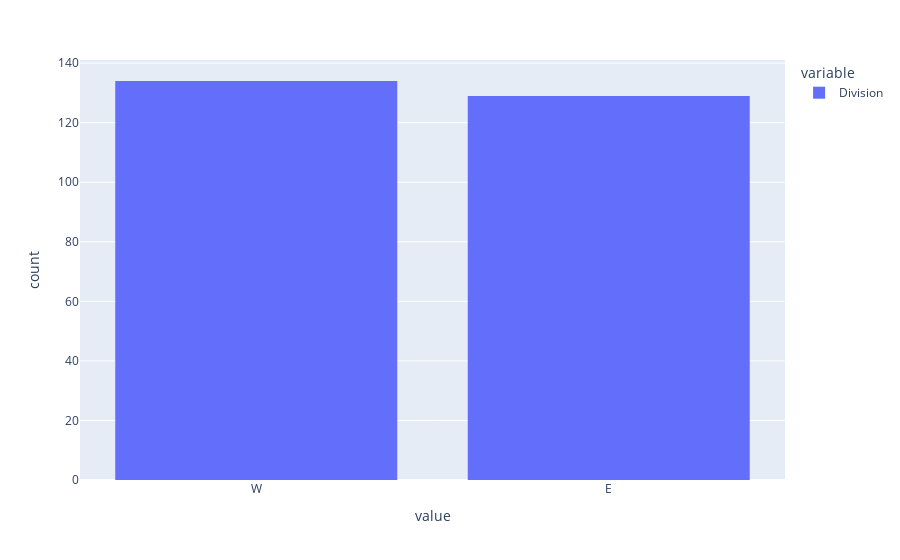

Notebook source saved alongside this figure:
### Markdown cell above
Do a histogram of the class label `Division` since we would like to see how our classes are balanced.

### Code cell
px.histogram(dataframe['Division'])

#<xml xmlns="https://developers.google.com/blockly/xml"><variables><variable id="+yh,Zg{hON]zy6D~.rH#">px</variable><variable id="Y+grzOaS*0=OHV6zO8m/">dataframe</variable></variables><block type="varDoMethod" id="f`W@,!`/{w:Mj8xg1c]%" x="0" y="0"><mutation items="1"></mutation><field name="VAR" id="+yh,Zg{hON]zy6D~.rH#">px</field><field name="MEMBER">histogram</field><data>px:histogram</data><value name="ADD0"><block type="indexer" id="Yu4~2M*iRxM;xfa=Nh)("><field name="VAR" id="Y+grzOaS*0=OHV6zO8m/">dataframe</field><value name="INDEX"><block type="text" id="cVIq(5`1S@(qm1=?:0pH"><field name="TEXT">Division</field></block></value></block></value></block></xml>

### Figure 1 — Plotly figure (JSON) as saved in the notebook; plotly's stock layout.template omitted (floating-point values rounded to 4 significant figures; data arrays with more than 128 entries replaced by an {"elided": "..."} marker saying what was removed)
{"data": [{"bingroup": "x", "hovertemplate": "variable=Division<br>value=%{x}<br>count=%{y}<extra></extra>", "legendgroup": "Division", "marker": {"color": "#636efa", "pattern": {"shape": ""}}, "name": "Division", "orientation": "v", "showlegend": true, "type": "histogram", "x": {"elided": "263 str values"}, "xaxis": "x", "yaxis": "y"}], "layout": {"barmode": "relative", "legend": {"title": {"text": "variable"}, "tracegroupgap": 0}, "margin": {"t": 60}, "xaxis": {"anchor": "y", "domain": [0, 1], "title": {"text": "value"}}, "yaxis": {"anchor": "x", "domain": [0, 1], "title": {"text": "count"}}}}
